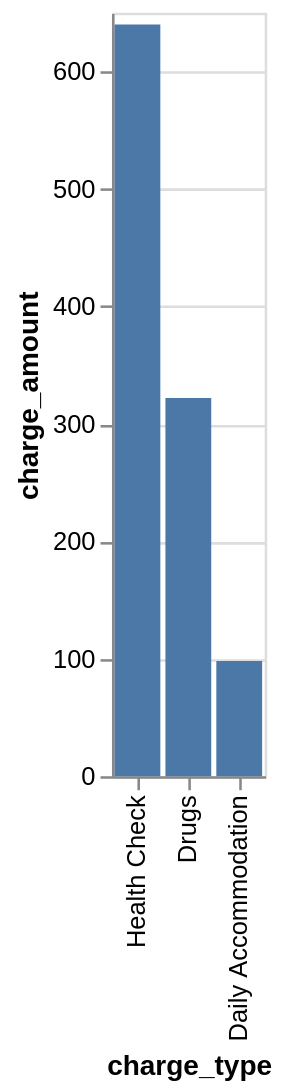

Vega-Lite specification for this chart:
### Vega-Lite specification from a JSON file in a GitHub repository (floating-point values rounded to 4 significant figures)
{"data": {"values": [{"x_data": "Health Check", "y_data": 640}, {"x_data": "Drugs", "y_data": 322}, {"x_data": "Daily Accommodation", "y_data": 98}]}, "mark": "bar", "encoding": {"x": {"field": "x_data", "type": "nominal", "title": "charge_type", "sort": "descending"}, "y": {"field": "y_data", "type": "quantitative", "title": "charge_amount"}}}
